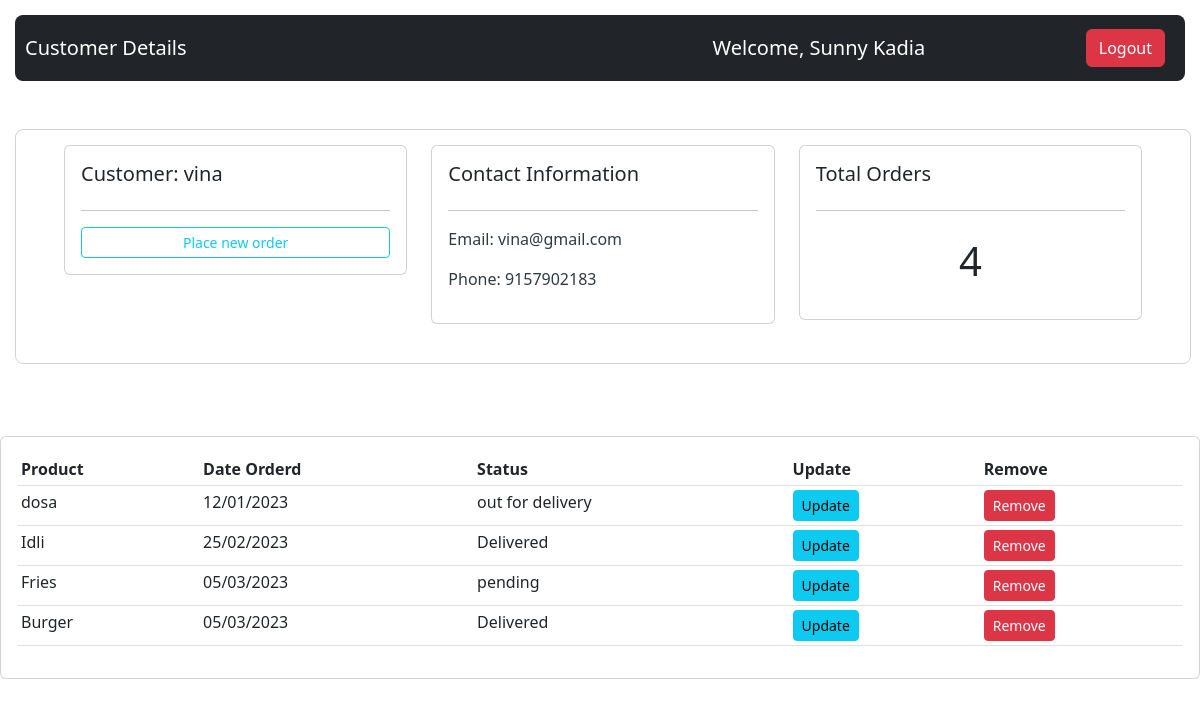
Page /customer-details/1 (signed in) on the committed database.
### main.py (models this page shows)
class User(UserMixin, db.Model):
    id = db.Column(db.Integer, primary_key=True)
    email = db.Column(db.String(100), unique=True)
    password = db.Column(db.String(1000))
    name = db.Column(db.String(1000))

class Customer(db.Model):
    id = db.Column(db.Integer, primary_key=True)
    name = db.Column(db.String(20), unique=True)
    address = db.Column(db.String(100))
    phoneNumber = db.Column(db.Integer, unique=True)
    city = db.Column(db.String(20))
    state = db.Column(db.String(20))
    mail = db.Column(db.String)

class order(db.Model):
    id = db.Column(db.Integer, primary_key=True)
    customer_id = db.Column(db.Integer)
    date_created = db.Column(db.String)
    status = db.Column(db.String)
    product = db.Column(db.String)

### main.py (the view)
@app.route('/customer-details/<id>')
def customer_details(id):
    customer = Customer.query.get(id)
    total_items = db.session.query(order.customer_id, func.count(order.customer_id)).group_by(order.customer_id)
    total_products = db.session.query(order).filter(order.customer_id == int(id))
    for item in total_items:
        if int(id) == item[0]:
            total_orders = item
            return render_template("customer_details.html", name=current_user.name, customer=customer, total_orders=total_orders, total_products=total_products)
    return render_template("customer_details.html", name=current_user.name, customer=customer)

### main.py (called while the page is built)
@login_manager.user_loader
def load_user(user_id):
    return User.query.get(int(user_id))

### templates/customer_details.html (shortened to what this page needs)
<!DOCTYPE html>
<html lang="en">
<head>
    <link href="https://cdn.jsdelivr.net/npm/bootstrap@5.3.0-alpha1/dist/css/bootstrap.min.css" rel="stylesheet"
>
    <link rel="stylesheet" href="style.css">
</head>
<body>
<nav class="navbar navbar-expand-lg navbar-dark bg-dark">
    <a class="navbar-brand" href="{{ url_for('customer_details', id=customer.id) }}" style="padding:10px;">Customer
        Details</a>
    <div class="collapse navbar-collapse" id="navbarNav">
        <ul class="navbar-nav">
            <span class="name-user" style="color:white;font-size:20px;margin-left:500px">Welcome, {{ name }}</span>
        </ul>
    </div>
    <span class="name-user" style="padding-right:20px;"><a class="btn btn-danger"
                                                           href="{{ url_for('logout') }}">Logout</a></span>
</nav>
<div class="container-fluid main-content my-5 px-5">
    <div class="row">
        <div class="col-md">
            <div class="card card-body">
                <h5>Customer: {{ customer.name }}</h5>
                <hr>
                <a class="btn btn-outline-info  btn-sm btn-block" href="{{ url_for('place_new_order', id=customer.id) }}">Place
                    new order</a>
            </div>
        </div>
        <div class="col-md">
            <div class="card card-body">
                <h5>Contact Information</h5>
                <hr>
                <p class="user-info">Email: {{ customer.mail }} </p>
                <p class="user-info">Phone: {{ customer.phoneNumber }} </p>
            </div>
        </div>
        <div class="col-md">
            <div class="card card-body">
                <h5>Total Orders</h5>
                <hr>
                <h1 style="text-align: center;padding: 10px">{{ total_orders[1] }}</h1>
            </div>
        </div>
    </div>
    <br>
</div>
<br>
<div class="row">
    <div class="col-md">
        <div class="card card-body">
            <table class="table table-sm">
                <tr>
                    <th>Product</th>
                    <th>Date Orderd</th>
                    <th>Status</th>
                    <th>Update</th>
                    <th>Remove</th>
                </tr>
                {% for product in total_products: %}
                <tr>
                    <td>{{ product.product }}</td>
                    <td>{{ product.date_created }}</td>
                    <td>{{ product.status }}</td>
                    <td><a class="btn btn-sm btn-info" href="#">Update</a></td>
                    <td><a class="btn btn-sm btn-danger" href="#">Remove</a>
                    </td>
                </tr>
                {% endfor %}
            </table>
        </div>
    </div>
</div>
</body>
</html>

### static/css/style.css (style rules this page uses)
body { position: relative; }
.main-content { border-radius: 8px; border: 1px solid #d1d3d3; max-width: 98%; margin: 15px; padding: 15px; }
.navbar { margin: 15px; border-radius: 8px; }
.navbar-brand { padding-left: 15px; }
.name-user { padding-right: 15px; }
.navbar ul { float: right; margin: 0px; padding: 0px; }
.team_content h5, p { color: whitesmoke; }
.user-info { color: #2e3c40; }

### rows in the picture
User: name "Sunny Kadia"
Customer: name "vina", mail "vina@gmail.com", phoneNumber "9157902183"
order: product "dosa", date_created "12/01/2023", status "out for delivery"
order: product "Idli", date_created "25/02/2023", status "Delivered"
order: product "Fries", date_created "05/03/2023", status "pending"
order: product "Burger", date_created "05/03/2023", status "Delivered"

### other values in the picture
{{ total_orders[1] }} "4"
